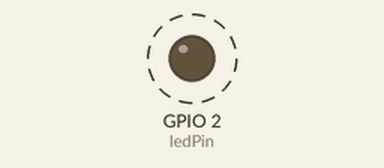
A sketch run on a simulated ESP32. Shown: output pins drawn as LEDs (lit = HIGH). Dashed ring = blinking.

Above: at 0.5 s.
Timing chart, 0 to 4.6 s (numbered marks = the images above):
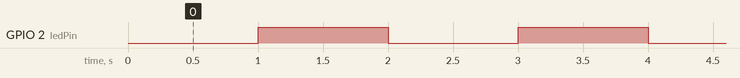

Measured:
- by itself, GPIO 2 (ledPin): alternates HIGH for 1.0 s and LOW for 1.0 s

The sketch:

Inbuilt_Timer.ino
```cpp
//If you like this project, consider starring on GitHub! ⭐

#include<Ticker.h>

Ticker timer;

const int ledPin = 2;

void toggleLED(){
  digitalWrite(ledPin, !digitalRead(ledPin));
}

void setup() {
  pinMode(ledPin, OUTPUT);

  timer.attach(1, toggleLED);

}

void loop() {
  // put your main code here, to run repeatedly:

}
```
